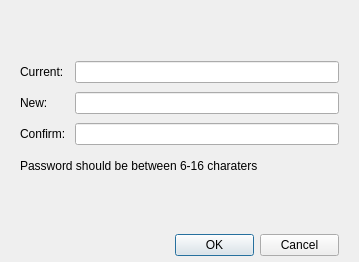
<?xml version="1.0" encoding="UTF-8"?>
<ui version="4.0">
 <class>PasswdModifyDlg</class>
 <widget class="QDialog" name="PasswdModifyDlg">
  <property name="geometry">
   <rect>
    <x>0</x>
    <y>0</y>
    <width>359</width>
    <height>262</height>
   </rect>
  </property>
  <property name="minimumSize">
   <size>
    <width>312</width>
    <height>223</height>
   </size>
  </property>
  <property name="windowTitle">
   <string>MainWindow</string>
  </property>
  <layout class="QVBoxLayout" name="verticalLayoutMain">
   <property name="spacing">
    <number>0</number>
   </property>
   <property name="leftMargin">
    <number>0</number>
   </property>
   <property name="topMargin">
    <number>0</number>
   </property>
   <property name="rightMargin">
    <number>0</number>
   </property>
   <property name="bottomMargin">
    <number>0</number>
   </property>
   <item>
    <widget class="QWidget" name="titlebar" native="true">
     <property name="sizePolicy">
      <sizepolicy hsizetype="Expanding" vsizetype="Expanding">
       <horstretch>0</horstretch>
       <verstretch>0</verstretch>
      </sizepolicy>
     </property>
     <property name="minimumSize">
      <size>
       <width>0</width>
       <height>33</height>
      </size>
     </property>
     <property name="maximumSize">
      <size>
       <width>16777215</width>
       <height>33</height>
      </size>
     </property>
     <layout class="QHBoxLayout" name="horizontalLayout_11" stretch="0,0,0">
      <property name="spacing">
       <number>0</number>
      </property>
      <property name="leftMargin">
       <number>12</number>
      </property>
      <property name="topMargin">
       <number>0</number>
      </property>
      <property name="rightMargin">
       <number>0</number>
      </property>
      <property name="bottomMargin">
       <number>0</number>
      </property>
      <item>
       <widget class="QLabel" name="title">
        <property name="sizePolicy">
         <sizepolicy hsizetype="Expanding" vsizetype="Expanding">
          <horstretch>0</horstretch>
          <verstretch>0</verstretch>
         </sizepolicy>
        </property>
        <property name="text">
         <string/>
        </property>
       </widget>
      </item>
      <item>
       <spacer name="horizontalSpacer">
        <property name="orientation">
         <enum>Qt::Horizontal</enum>
        </property>
        <property name="sizeHint" stdset="0">
         <size>
          <width>0</width>
          <height>2</height>
         </size>
        </property>
       </spacer>
      </item>
      <item>
       <layout class="QVBoxLayout" name="verticalLayout_6">
        <property name="spacing">
         <number>0</number>
        </property>
        <property name="leftMargin">
         <number>0</number>
        </property>
        <property name="topMargin">
         <number>0</number>
        </property>
        <property name="rightMargin">
         <number>0</number>
        </property>
        <property name="bottomMargin">
         <number>0</number>
        </property>
        <item>
         <layout class="QHBoxLayout" name="horizontalLayout_6">
          <property name="spacing">
           <number>0</number>
          </property>
          <property name="leftMargin">
           <number>0</number>
          </property>
          <property name="topMargin">
           <number>0</number>
          </property>
          <property name="rightMargin">
           <number>0</number>
          </property>
          <property name="bottomMargin">
           <number>0</number>
          </property>
          <item>
           <widget class="QPushButton" name="btnClose">
            <property name="sizePolicy">
             <sizepolicy hsizetype="Expanding" vsizetype="Expanding">
              <horstretch>0</horstretch>
              <verstretch>0</verstretch>
             </sizepolicy>
            </property>
            <property name="focusPolicy">
             <enum>Qt::NoFocus</enum>
            </property>
            <property name="text">
             <string/>
            </property>
            <property name="flat">
             <bool>true</bool>
            </property>
           </widget>
          </item>
         </layout>
        </item>
        <item>
         <spacer name="verticalSpacer_4">
          <property name="orientation">
           <enum>Qt::Vertical</enum>
          </property>
          <property name="sizeType">
           <enum>QSizePolicy::Expanding</enum>
          </property>
          <property name="sizeHint" stdset="0">
           <size>
            <width>0</width>
            <height>1</height>
           </size>
          </property>
         </spacer>
        </item>
       </layout>
      </item>
     </layout>
    </widget>
   </item>
   <item>
    <widget class="QWidget" name="centralWidget" native="true">
     <layout class="QVBoxLayout" name="verticalLayout">
      <property name="spacing">
       <number>9</number>
      </property>
      <property name="leftMargin">
       <number>20</number>
      </property>
      <property name="topMargin">
       <number>28</number>
      </property>
      <property name="rightMargin">
       <number>20</number>
      </property>
      <property name="bottomMargin">
       <number>0</number>
      </property>
      <item>
       <layout class="QGridLayout" name="gridLayout_3" columnstretch="1,0">
        <property name="topMargin">
         <number>0</number>
        </property>
        <item row="0" column="0">
         <widget class="QLabel" name="label">
          <property name="sizePolicy">
           <sizepolicy hsizetype="Expanding" vsizetype="Expanding">
            <horstretch>3</horstretch>
            <verstretch>0</verstretch>
           </sizepolicy>
          </property>
          <property name="text">
           <string>Current:</string>
          </property>
         </widget>
        </item>
        <item row="1" column="0">
         <widget class="QLabel" name="label_2">
          <property name="sizePolicy">
           <sizepolicy hsizetype="Expanding" vsizetype="Expanding">
            <horstretch>3</horstretch>
            <verstretch>0</verstretch>
           </sizepolicy>
          </property>
          <property name="text">
           <string>New:</string>
          </property>
         </widget>
        </item>
        <item row="2" column="0">
         <widget class="QLabel" name="label_3">
          <property name="sizePolicy">
           <sizepolicy hsizetype="Expanding" vsizetype="Expanding">
            <horstretch>3</horstretch>
            <verstretch>0</verstretch>
           </sizepolicy>
          </property>
          <property name="text">
           <string>Confirm:</string>
          </property>
         </widget>
        </item>
        <item row="0" column="1">
         <widget class="QLineEdit" name="leditOld">
          <property name="sizePolicy">
           <sizepolicy hsizetype="Expanding" vsizetype="Expanding">
            <horstretch>20</horstretch>
            <verstretch>0</verstretch>
           </sizepolicy>
          </property>
          <property name="minimumSize">
           <size>
            <width>100</width>
            <height>0</height>
           </size>
          </property>
          <property name="maxLength">
           <number>16</number>
          </property>
          <property name="echoMode">
           <enum>QLineEdit::Password</enum>
          </property>
         </widget>
        </item>
        <item row="1" column="1">
         <widget class="QLineEdit" name="leditNew">
          <property name="sizePolicy">
           <sizepolicy hsizetype="Expanding" vsizetype="Expanding">
            <horstretch>20</horstretch>
            <verstretch>0</verstretch>
           </sizepolicy>
          </property>
          <property name="text">
           <string/>
          </property>
          <property name="maxLength">
           <number>16</number>
          </property>
          <property name="frame">
           <bool>true</bool>
          </property>
          <property name="echoMode">
           <enum>QLineEdit::Password</enum>
          </property>
          <property name="cursorPosition">
           <number>0</number>
          </property>
         </widget>
        </item>
        <item row="2" column="1">
         <widget class="QLineEdit" name="leditConfirm">
          <property name="sizePolicy">
           <sizepolicy hsizetype="Expanding" vsizetype="Expanding">
            <horstretch>20</horstretch>
            <verstretch>0</verstretch>
           </sizepolicy>
          </property>
          <property name="maxLength">
           <number>16</number>
          </property>
          <property name="echoMode">
           <enum>QLineEdit::Password</enum>
          </property>
         </widget>
        </item>
       </layout>
      </item>
      <item>
       <widget class="QLabel" name="labTip">
        <property name="sizePolicy">
         <sizepolicy hsizetype="Expanding" vsizetype="Expanding">
          <horstretch>23</horstretch>
          <verstretch>0</verstretch>
         </sizepolicy>
        </property>
        <property name="text">
         <string>Password should be between 6-16 charaters</string>
        </property>
        <property name="wordWrap">
         <bool>false</bool>
        </property>
        <property name="indent">
         <number>0</number>
        </property>
       </widget>
      </item>
      <item>
       <widget class="QLabel" name="labError">
        <property name="sizePolicy">
         <sizepolicy hsizetype="Expanding" vsizetype="Expanding">
          <horstretch>0</horstretch>
          <verstretch>0</verstretch>
         </sizepolicy>
        </property>
        <property name="maximumSize">
         <size>
          <width>16777215</width>
          <height>20</height>
         </size>
        </property>
        <property name="text">
         <string/>
        </property>
        <property name="wordWrap">
         <bool>false</bool>
        </property>
        <property name="indent">
         <number>0</number>
        </property>
       </widget>
      </item>
      <item>
       <spacer name="verticalSpacer_2">
        <property name="orientation">
         <enum>Qt::Vertical</enum>
        </property>
        <property name="sizeHint" stdset="0">
         <size>
          <width>20</width>
          <height>18</height>
         </size>
        </property>
       </spacer>
      </item>
     </layout>
    </widget>
   </item>
   <item>
    <widget class="QWidget" name="bottomBar" native="true">
     <property name="minimumSize">
      <size>
       <width>0</width>
       <height>33</height>
      </size>
     </property>
     <property name="maximumSize">
      <size>
       <width>16777215</width>
       <height>33</height>
      </size>
     </property>
     <layout class="QHBoxLayout" name="horizontalLayout" stretch="0,0,0">
      <property name="spacing">
       <number>6</number>
      </property>
      <property name="leftMargin">
       <number>0</number>
      </property>
      <property name="topMargin">
       <number>0</number>
      </property>
      <property name="rightMargin">
       <number>20</number>
      </property>
      <property name="bottomMargin">
       <number>0</number>
      </property>
      <item>
       <spacer name="horizontalSpacer_3">
        <property name="orientation">
         <enum>Qt::Horizontal</enum>
        </property>
        <property name="sizeHint" stdset="0">
         <size>
          <width>40</width>
          <height>20</height>
         </size>
        </property>
       </spacer>
      </item>
      <item>
       <widget class="QPushButton" name="btnOk">
        <property name="sizePolicy">
         <sizepolicy hsizetype="Minimum" vsizetype="Fixed">
          <horstretch>0</horstretch>
          <verstretch>0</verstretch>
         </sizepolicy>
        </property>
        <property name="minimumSize">
         <size>
          <width>79</width>
          <height>0</height>
         </size>
        </property>
        <property name="maximumSize">
         <size>
          <width>79</width>
          <height>16777215</height>
         </size>
        </property>
        <property name="text">
         <string>OK</string>
        </property>
       </widget>
      </item>
      <item>
       <widget class="QPushButton" name="btnCancel">
        <property name="sizePolicy">
         <sizepolicy hsizetype="Minimum" vsizetype="Fixed">
          <horstretch>0</horstretch>
          <verstretch>0</verstretch>
         </sizepolicy>
        </property>
        <property name="minimumSize">
         <size>
          <width>79</width>
          <height>0</height>
         </size>
        </property>
        <property name="maximumSize">
         <size>
          <width>79</width>
          <height>16777215</height>
         </size>
        </property>
        <property name="text">
         <string>Cancel</string>
        </property>
       </widget>
      </item>
     </layout>
    </widget>
   </item>
  </layout>
 </widget>
 <tabstops>
  <tabstop>leditOld</tabstop>
  <tabstop>leditNew</tabstop>
  <tabstop>leditConfirm</tabstop>
  <tabstop>btnOk</tabstop>
  <tabstop>btnCancel</tabstop>
 </tabstops>
 <resources>
  <include location="../inst.qrc"/>
 </resources>
 <connections/>
</ui>
